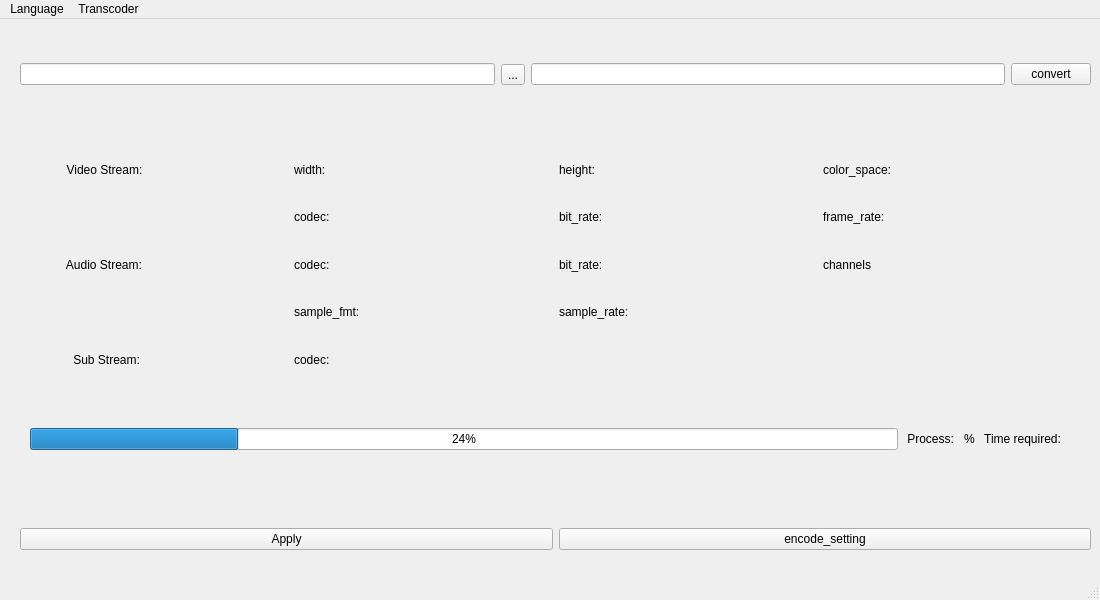
<?xml version="1.0" encoding="UTF-8"?>
<ui version="4.0">
 <class>OpenConverter</class>
 <widget class="QMainWindow" name="OpenConverter">
  <property name="geometry">
   <rect>
    <x>0</x>
    <y>0</y>
    <width>1100</width>
    <height>600</height>
   </rect>
  </property>
  <property name="windowTitle">
   <string>MainWindow</string>
  </property>
  <widget class="QWidget" name="centralwidget">
   <widget class="QWidget" name="horizontalLayoutWidget_2">
    <property name="geometry">
     <rect>
      <x>20</x>
      <y>480</y>
      <width>1071</width>
      <height>81</height>
     </rect>
    </property>
    <layout class="QHBoxLayout" name="horizontalLayout_2">
     <item>
      <widget class="QPushButton" name="pushButton_apply">
       <property name="text">
        <string>Apply</string>
       </property>
      </widget>
     </item>
     <item>
      <widget class="QPushButton" name="pushButton_encodeSetting">
       <property name="text">
        <string>encode_setting</string>
       </property>
      </widget>
     </item>
    </layout>
   </widget>
   <widget class="QWidget" name="horizontalLayoutWidget_3">
    <property name="geometry">
     <rect>
      <x>30</x>
      <y>380</y>
      <width>1051</width>
      <height>80</height>
     </rect>
    </property>
    <layout class="QHBoxLayout" name="horizontalLayout_3">
     <item>
      <widget class="QProgressBar" name="progressBar">
       <property name="value">
        <number>24</number>
       </property>
      </widget>
     </item>
     <item>
      <widget class="QLabel" name="label_process">
       <property name="text">
        <string> Process: </string>
       </property>
      </widget>
     </item>
     <item>
      <widget class="QLabel" name="label_processResult">
       <property name="text">
        <string>%</string>
       </property>
      </widget>
     </item>
     <item>
      <widget class="QLabel" name="label_timeRequired">
       <property name="text">
        <string> Time required:  </string>
       </property>
      </widget>
     </item>
     <item>
      <widget class="QLabel" name="label_timeRequiredResult">
       <property name="text">
        <string/>
       </property>
      </widget>
     </item>
    </layout>
   </widget>
   <widget class="QWidget" name="gridLayoutWidget">
    <property name="geometry">
     <rect>
      <x>30</x>
      <y>130</y>
      <width>1051</width>
      <height>231</height>
     </rect>
    </property>
    <layout class="QGridLayout" name="gridLayout">
     <item row="3" column="4">
      <widget class="QLabel" name="label_sampleRate">
       <property name="text">
        <string>sample_rate:</string>
       </property>
      </widget>
     </item>
     <item row="1" column="5">
      <widget class="QLabel" name="label_videoBitRateResult">
       <property name="text">
        <string/>
       </property>
      </widget>
     </item>
     <item row="2" column="0">
      <widget class="QLabel" name="label_audioStream">
       <property name="text">
        <string>           Audio Stream:</string>
       </property>
      </widget>
     </item>
     <item row="0" column="6">
      <widget class="QLabel" name="label_colorSpace">
       <property name="text">
        <string>color_space:</string>
       </property>
      </widget>
     </item>
     <item row="1" column="3">
      <widget class="QLabel" name="label_videoCodecResult">
       <property name="text">
        <string/>
       </property>
      </widget>
     </item>
     <item row="1" column="7">
      <widget class="QLabel" name="label_frameRateResult">
       <property name="text">
        <string/>
       </property>
      </widget>
     </item>
     <item row="0" column="0">
      <widget class="QLabel" name="label_videoStream">
       <property name="text">
        <string>           Video Stream:</string>
       </property>
      </widget>
     </item>
     <item row="1" column="6">
      <widget class="QLabel" name="label_frameRate">
       <property name="text">
        <string>frame_rate:</string>
       </property>
      </widget>
     </item>
     <item row="2" column="5">
      <widget class="QLabel" name="label_audioBitRateResult">
       <property name="text">
        <string/>
       </property>
      </widget>
     </item>
     <item row="1" column="4">
      <widget class="QLabel" name="label_videoBitRate">
       <property name="text">
        <string>bit_rate:</string>
       </property>
      </widget>
     </item>
     <item row="4" column="2">
      <widget class="QLabel" name="label_subCodec">
       <property name="text">
        <string>codec:</string>
       </property>
      </widget>
     </item>
     <item row="0" column="4">
      <widget class="QLabel" name="label_height">
       <property name="text">
        <string>height:</string>
       </property>
      </widget>
     </item>
     <item row="2" column="4">
      <widget class="QLabel" name="label_audioBitRate">
       <property name="text">
        <string>bit_rate:</string>
       </property>
      </widget>
     </item>
     <item row="3" column="3">
      <widget class="QLabel" name="label_sampleFmtResult">
       <property name="text">
        <string/>
       </property>
      </widget>
     </item>
     <item row="0" column="2">
      <widget class="QLabel" name="label_width">
       <property name="text">
        <string>width:</string>
       </property>
      </widget>
     </item>
     <item row="2" column="7">
      <widget class="QLabel" name="label_channelsResult">
       <property name="text">
        <string/>
       </property>
      </widget>
     </item>
     <item row="3" column="2">
      <widget class="QLabel" name="label_sampleFmt">
       <property name="text">
        <string>sample_fmt:</string>
       </property>
      </widget>
     </item>
     <item row="1" column="2">
      <widget class="QLabel" name="label_videoCodec">
       <property name="text">
        <string>codec:</string>
       </property>
      </widget>
     </item>
     <item row="2" column="3">
      <widget class="QLabel" name="label_audioCodecResult">
       <property name="text">
        <string/>
       </property>
      </widget>
     </item>
     <item row="0" column="5">
      <widget class="QLabel" name="label_heightResult">
       <property name="text">
        <string/>
       </property>
      </widget>
     </item>
     <item row="2" column="6">
      <widget class="QLabel" name="label_channels">
       <property name="text">
        <string>channels</string>
       </property>
      </widget>
     </item>
     <item row="0" column="3">
      <widget class="QLabel" name="label_widthResult">
       <property name="text">
        <string/>
       </property>
      </widget>
     </item>
     <item row="0" column="7">
      <widget class="QLabel" name="label_colorSpaceResult">
       <property name="text">
        <string/>
       </property>
      </widget>
     </item>
     <item row="4" column="0">
      <widget class="QLabel" name="label_subStream">
       <property name="text">
        <string>             Sub Stream: </string>
       </property>
      </widget>
     </item>
     <item row="2" column="2">
      <widget class="QLabel" name="label_audioCodec">
       <property name="text">
        <string>codec:</string>
       </property>
      </widget>
     </item>
     <item row="3" column="5">
      <widget class="QLabel" name="label_sampleRateResult">
       <property name="text">
        <string/>
       </property>
      </widget>
     </item>
     <item row="0" column="1">
      <widget class="QLabel" name="label_videoStreamResult">
       <property name="text">
        <string/>
       </property>
      </widget>
     </item>
     <item row="2" column="1">
      <widget class="QLabel" name="label_audioStreamResult">
       <property name="text">
        <string/>
       </property>
      </widget>
     </item>
     <item row="4" column="1">
      <widget class="QLabel" name="label_subStreamResult">
       <property name="text">
        <string/>
       </property>
      </widget>
     </item>
    </layout>
   </widget>
   <widget class="QWidget" name="horizontalLayoutWidget">
    <property name="geometry">
     <rect>
      <x>20</x>
      <y>10</y>
      <width>1071</width>
      <height>91</height>
     </rect>
    </property>
    <layout class="QHBoxLayout" name="horizontalLayout">
     <item>
      <widget class="QLineEdit" name="lineEdit_inputFile">
       <property name="text">
        <string/>
       </property>
      </widget>
     </item>
     <item>
      <widget class="QToolButton" name="toolButton">
       <property name="text">
        <string>...</string>
       </property>
      </widget>
     </item>
     <item>
      <widget class="QLineEdit" name="lineEdit_outputFile">
       <property name="text">
        <string/>
       </property>
      </widget>
     </item>
     <item>
      <widget class="QPushButton" name="pushButton_convert">
       <property name="text">
        <string>convert</string>
       </property>
      </widget>
     </item>
    </layout>
   </widget>
  </widget>
  <widget class="QMenuBar" name="menubar">
   <property name="geometry">
    <rect>
     <x>0</x>
     <y>0</y>
     <width>1100</width>
     <height>24</height>
    </rect>
   </property>
   <widget class="QMenu" name="menuLanguage">
    <property name="title">
     <string>Language</string>
    </property>
    <addaction name="english"/>
    <addaction name="chinese"/>
   </widget>
   <widget class="QMenu" name="menuTranscoder">
    <property name="title">
     <string>Transcoder</string>
    </property>
    <addaction name="FFMPEG"/>
    <addaction name="FFTOOL"/>
    <addaction name="BMF"/>
   </widget>
   <addaction name="menuLanguage"/>
   <addaction name="menuTranscoder"/>
  </widget>
  <widget class="QStatusBar" name="statusBar"/>
  <action name="english">
   <property name="text">
    <string>English</string>
   </property>
  </action>
  <action name="chinese">
   <property name="text">
    <string>Chinese</string>
   </property>
  </action>
  <action name="FFMPEG">
   <property name="text">
    <string>FFmpeg</string>
   </property>
  </action>
  <action name="FFTOOL">
   <property name="text">
    <string>FFtool</string>
   </property>
  </action>
  <action name="BMF">
   <property name="text">
    <string>BabitMF</string>
   </property>
  </action>
 </widget>
 <resources/>
 <connections/>
</ui>
